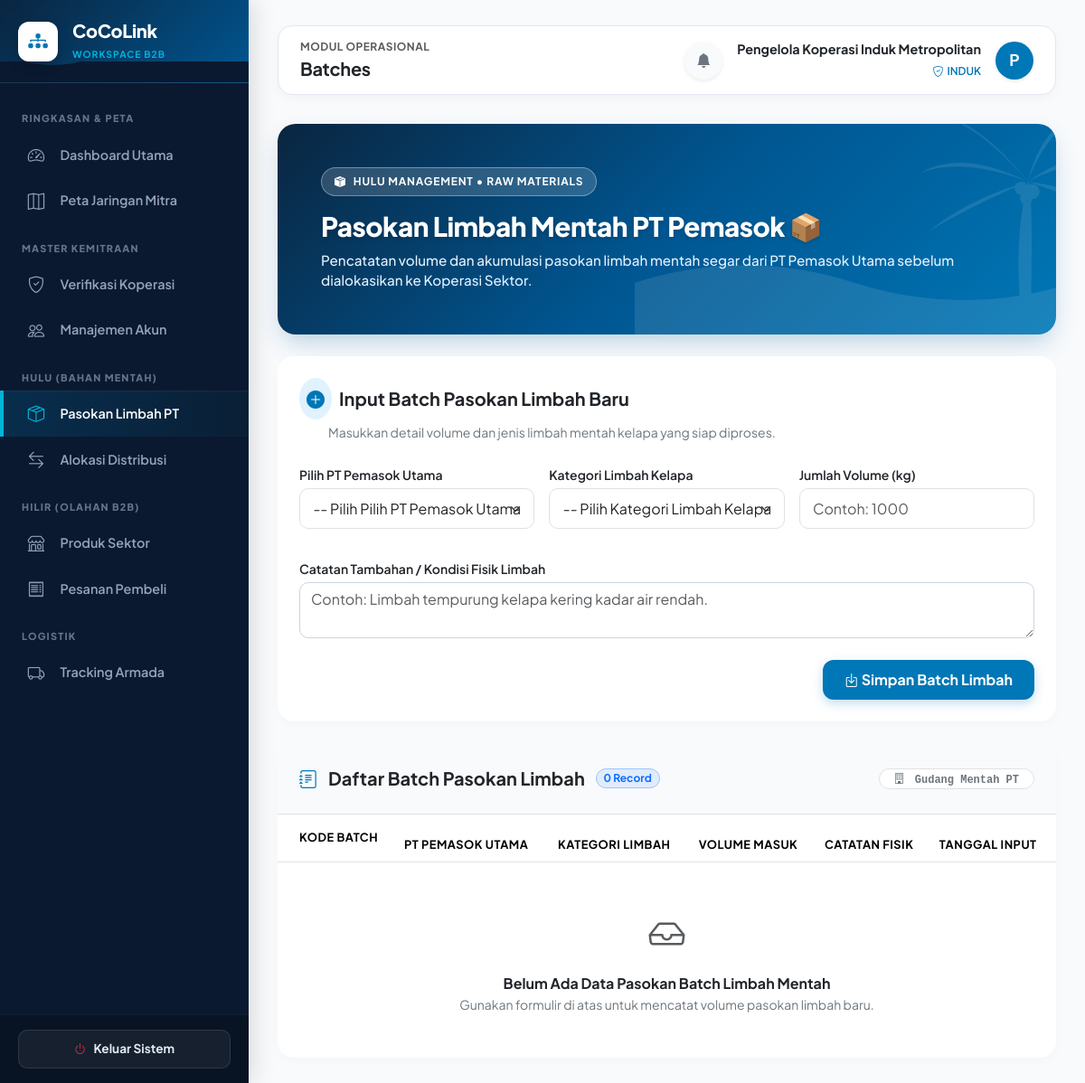
/index.php?page=batches (signed in), run on the app's committed database.
### tables this page shows
CREATE TABLE `users` (
  `id` int(11) NOT NULL,
  `name` varchar(255) NOT NULL,
  `email` varchar(191) NOT NULL,
  `password` varchar(255) NOT NULL,
  `role` enum('super_admin','induk','supplier','coop','buyer','driver') NOT NULL,
  `supplier_id` int(11) DEFAULT NULL,
  `coop_id` int(11) DEFAULT NULL,
  `buyer_id` int(11) DEFAULT NULL,
  `is_active` tinyint(1) DEFAULT 1,
  `created_at` datetime DEFAULT current_timestamp()
);

### app/views/pages.php (called while the page is built, shortened)
<?php
require_once __DIR__ . '/pages/verification.php';
require_once __DIR__ . '/pages/batches.php';
function render_page(string $page, array $u): void {
    render_layout($page, $u, function() use ($page, $u) {
        try {
            match ($page) {
                'dashboard'    => page_dashboard($u),
                'verification' => page_verification($u),
                'accounts'     => page_accounts($u),
                'batches'      => page_batches($u),
                'allocations'  => page_allocations($u),
                'products'     => page_products($u),
                'catalog'      => page_catalog($u),
                'orders'       => page_orders($u),
                'shipments'    => page_shipments($u),
                'maps'         => page_maps($u),
                'reports'      => page_reports(),
                'audit'        => page_audit($u),
                default        => page_dashboard($u)
            };
        } catch (Throwable $e) {
            echo '<div class="alert alert-danger border-0 shadow-sm rounded-4 p-4 my-3">';
            echo '  <div class="d-flex align-items-center gap-2 mb-2">';
            echo '    <i class="bi bi-exclamation-octagon-fill fs-4 text-danger"></i>';
            echo '    <h5 class="fw-bold mb-0 text-dark">Terjadi Kesalahan Database / Sistem</h5>';
            echo '  </div>';
            echo '  <p class="mb-0 text-secondary small" style="font-family: monospace;">' . e($e->getMessage()) . '</p>';
            echo '</div>';
        }
    });
}

### index.php (called while the page is built, shortened)
<?php
require __DIR__ . '/app/bootstrap.php';
require __DIR__ . '/app/actions.php';
require __DIR__ . '/app/views/layout.php';
require __DIR__ . '/app/views/pages.php';
try {
    $u = current_user();
    $page = trim((string)($_GET['page'] ?? 'dashboard'));
    match ($page) {
        'dashboard'    => true,
        'maps'         => true,
        'verification' => must_role(['super_admin', 'induk', 'supplier']),
        'accounts'     => must_role(['super_admin', 'induk', 'supplier']),
        'batches'      => must_role(['super_admin', 'induk', 'supplier']),
        'allocations'  => must_role(['super_admin', 'induk', 'supplier', 'coop']),
        'products'     => must_role(['super_admin', 'induk', 'supplier', 'coop']),
        'catalog'      => must_role(['buyer']),
        'orders'       => must_role(['super_admin', 'induk', 'supplier', 'coop', 'buyer']),
        'shipments'    => must_role(['super_admin', 'induk', 'supplier', 'coop', 'driver', 'buyer']),
        'reports'      => must_role(['super_admin', 'induk', 'supplier']),
        'audit'        => must_role(['super_admin']),
        default        => redirect('dashboard')
    };
    render_page($page, $u);
} catch (Throwable $e) {
    flash($e->getMessage(), 'danger');
    $u = current_user();
    if ($u) {
        render_page('dashboard', $u);
    } else {
        render_public('login');
    }
}

### app/views/pages/batches.php (the view, shortened to what this page needs)
<?php
function page_batches(array $u): void {
    $manager  = is_manager($u);
    $supplier = $u['role'] === 'supplier';
    if ($supplier) {
        check_supplier_active($u);
        $batches = rows("SELECT b.*, r.name AS raw_name, s.legal_name
                        FROM raw_batches b
                        JOIN raw_types r ON r.id=b.raw_type_id
                        JOIN suppliers s ON s.id=b.supplier_id
                        WHERE b.supplier_id=?
                        ORDER BY b.id DESC", [$u['supplier_id']]);
    } else {
        $batches = rows("SELECT b.*, r.name AS raw_name, s.legal_name
                        FROM raw_batches b
                        JOIN raw_types r ON r.id=b.raw_type_id
                        JOIN suppliers s ON s.id=b.supplier_id
                        ORDER BY b.id DESC");
    }
    $suppliers = $manager ? rows("SELECT id, legal_name FROM suppliers WHERE status='verified' ORDER BY legal_name") : [];
?>
<div class="batches-page-container">
    <div class="card border-0 mb-4 ocean-banner-card">
        <div class="banner-silhouette-bg">
        </div>
        <div class="card-body p-4 p-md-5 position-relative" style="z-index: 1;">
            <div class="d-flex justify-content-between align-items-center flex-wrap gap-3">
                <div>
                    <div class="role-badge-crisp mb-3">
                        <i class="bi bi-box-seam-fill"></i> HULU MANAGEMENT &bull; RAW MATERIALS
                    </div>
                    <h2 class="banner-title mb-2">Pasokan Limbah Mentah PT Pemasok 📦</h2>
                    <p class="banner-subtitle mb-0">Pencatatan volume dan akumulasi pasokan limbah mentah segar dari PT Pemasok Utama sebelum dialokasikan ke Koperasi Sektor.</p>
                </div>
            </div>
        </div>
    </div>
    <?php if ($supplier || $manager): ?>
    <div class="card border-0 section-card mb-4">
        <div class="card-body p-4 p-md-4.5">
            <div class="d-flex align-items-center gap-2 mb-1">
                <div class="p-2 rounded-circle" style="background:#E0F2FE; color:#0077B6;">
                    <i class="bi bi-plus-circle-fill fs-5"></i>
                </div>
                <h5 class="fw-bold text-dark mb-0">Input Batch Pasokan Limbah Baru</h5>
            </div>
            <p class="text-secondary small mb-4 ms-4 ps-2">Masukkan detail volume dan jenis limbah mentah kelapa yang siap diproses.</p>
            <form method="post">
                <div class="row g-3">
                    <?php if ($manager && $suppliers): ?>
                        <div class="col-12 col-md-4">
                        </div>
                    <?php endif; ?>
                    <div class="<?= ($manager && $suppliers) ? 'col-12 col-md-4' : 'col-12 col-md-6' ?>">
                    </div>
                    <div class="<?= ($manager && $suppliers) ? 'col-12 col-md-4' : 'col-12 col-md-6' ?>">
                    </div>
                    <div class="col-12">
                        <label class="form-label fw-semibold text-dark small mb-1">Catatan Tambahan / Kondisi Fisik Limbah</label>
                        <textarea class="form-control" name="notes" rows="2" placeholder="Contoh: Limbah tempurung kelapa kering kadar air rendah." style="border-radius:10px; border-color:#CBD5E1;"></textarea>
                    </div>
                    <div class="col-12 text-end mt-4">
                        <button class="btn btn-ocean-primary">
                            <i class="bi bi-box-arrow-in-down me-1.5"></i> Simpan Batch Limbah
                        </button>
                    </div>
                </div>
            </form>
        </div>
    </div>
    <?php endif; ?>
    <div class="card border-0 section-card overflow-hidden">
        <div class="card-body p-0">
            <div class="p-4 border-bottom d-flex justify-content-between align-items-center flex-wrap gap-2" style="background:#F8FAFC;">
                <div class="d-flex align-items-center gap-2">
                    <i class="bi bi-journal-text me-1 fs-5" style="color:#0077B6;"></i>
                    <h5 class="fw-bold mb-0 text-dark">Daftar Batch Pasokan Limbah</h5>
                    <span class="badge rounded-pill bg-primary bg-opacity-10 text-primary border border-primary-subtle px-2.5 py-1 ms-1"><?= count($batches) ?> Record</span>
                </div>
                <span class="badge bg-white text-secondary border px-3 py-1.5 rounded-pill font-monospace small"><i class="bi bi-building me-1"></i> Gudang Mentah PT</span>
            </div>
            <div class="table-responsive">
                <table class="table table-hover align-middle mb-0">
                    <thead style="background:#F1F5F9; font-size:0.8rem; color:#475569; text-transform:uppercase; letter-spacing:0.5px;">
                        <tr>
                            <th class="ps-4 py-3">Kode Batch</th>
                            <th>PT Pemasok Utama</th>
                            <th>Kategori Limbah</th>
                            <th>Volume Masuk</th>
                            <th>Catatan Fisik</th>
                            <th>Tanggal Input</th>
                        </tr>
                    </thead>
                </table>
                <?php if (!$batches): ?>
                    <div class="p-5 text-center">
                        <div class="mb-3 text-muted">
                            <i class="bi bi-inbox fs-1"></i>
                        </div>
                        <h6 class="fw-bold text-dark mb-1">Belum Ada Data Pasokan Batch Limbah Mentah</h6>
                        <p class="text-secondary small mb-0">Gunakan formulir di atas untuk mencatat volume pasokan limbah baru.</p>
                    </div>
                <?php endif; ?>
            </div>
        </div>
    </div>
</div>
<?php } ?>

### app/views/layout.php (shortened to what this page needs)
<?php
function render_layout(string $page, array $u, callable $contentRenderer): void {
    $menuGroups = [
        'Ringkasan & Peta' => [
            'dashboard'    => ['label' => 'Dashboard Utama', 'icon' => 'bi-speedometer2', 'roles' => ['super_admin', 'induk', 'supplier', 'coop', 'buyer', 'driver']],
            'maps'         => ['label' => 'Peta Jaringan Mitra', 'icon' => 'bi-map', 'roles' => ['super_admin', 'induk', 'supplier', 'coop', 'buyer', 'driver']],
        ],
        'Master Kemitraan' => [
            'verification' => ['label' => 'Verifikasi Koperasi', 'icon' => 'bi-shield-check', 'roles' => ['super_admin', 'induk', 'supplier']],
            'accounts'     => ['label' => 'Manajemen Akun', 'icon' => 'bi-people', 'roles' => ['super_admin', 'induk', 'supplier']],
        ],
        'Hulu (Bahan Mentah)' => [
            'batches'      => ['label' => 'Pasokan Limbah PT', 'icon' => 'bi-box-seam', 'roles' => ['super_admin', 'induk', 'supplier']],
            'allocations'  => ['label' => 'Alokasi Distribusi', 'icon' => 'bi-arrow-left-right', 'roles' => ['super_admin', 'induk', 'supplier', 'coop']],
        ],
        'Hilir (Olahan B2B)' => [
            'products'     => ['label' => 'Produk Sektor', 'icon' => 'bi-shop', 'roles' => ['super_admin', 'induk', 'supplier', 'coop']],
            'catalog'      => ['label' => 'Katalog Industri', 'icon' => 'bi-cart-check', 'roles' => ['buyer']],
            'orders'       => ['label' => 'Pesanan Pembeli', 'icon' => 'bi-receipt', 'roles' => ['super_admin', 'induk', 'supplier', 'coop', 'buyer']],
        ],
        'Logistik' => [
            'shipments'    => ['label' => 'Tracking Armada', 'icon' => 'bi-truck', 'roles' => ['super_admin', 'induk', 'supplier', 'coop', 'driver', 'buyer']],
        ],
        'Sistem Utama' => [
            'reports'      => ['label' => 'Laporan Lanjutan', 'icon' => 'bi-file-earmark-bar-graph', 'roles' => ['super_admin']],
            'audit'        => ['label' => 'Audit Log Aktivitas', 'icon' => 'bi-journal-text', 'roles' => ['super_admin']],
        ]
    ];
?>
<!doctype html>
<html lang="id">
<head>
    <link href="https://cdn.jsdelivr.net/npm/bootstrap@5.3.2/dist/css/bootstrap.min.css" rel="stylesheet">
    <link rel="stylesheet" href="https://cdn.jsdelivr.net/npm/bootstrap-icons@1.11.2/font/bootstrap-icons.min.css">
</head>
<body>
<div class="wrapper">
    <aside class="sidebar" id="sidebar">
        <div class="sidebar-brand d-flex align-items-center gap-3">
            <div class="logo-box">
                <div class="logo-fallback" style="display:none;">
                    <i class="bi bi-diagram-3-fill"></i>
                </div>
            </div>
            <div style="position:relative; z-index:2;">
                <h5 class="fw-extrabold text-white mb-0" style="letter-spacing: -0.3px; font-weight:800;">CoCoLink</h5>
                <small style="color: var(--ocean-accent); font-size: 0.65rem; letter-spacing:1px; font-weight:700;">
                    <?= ($u['role'] ?? '') === 'super_admin' ? 'MASTER SYSTEM' : 'WORKSPACE B2B' ?>
                </small>
            </div>
        </div>
        <nav class="sidebar-scroll" id="sidebarNav">
            <?php foreach ($menuGroups as $groupName => $items): ?>
                <?php
                    $hasAccess = false;
                    foreach ($items as $item) {
                        if (in_array(($u['role'] ?? ''), $item['roles'], true)) {
                            $hasAccess = true;
                            break;
                        }
                    }
                ?>
                <?php if ($hasAccess): ?>
                    <div class="sidebar-heading text-uppercase"><?= e($groupName) ?></div>
                    <?php foreach ($items as $key => $item): ?>
                        <?php if (in_array(($u['role'] ?? ''), $item['roles'], true)): ?>
                            <a href="<?= url($key) ?>" class="nav-link-coco <?= $page === $key ? 'active' : '' ?>">
                                <i class="bi <?= $item['icon'] ?> nav-icon"></i>
                                <span><?= e($item['label']) ?></span>
                            </a>
                        <?php endif; ?>
                    <?php endforeach; ?>
                <?php endif; ?>
            <?php endforeach; ?>
        </nav>
        <div class="sidebar-footer">
            <form method="post" action="<?= url('login') ?>">
                <button type="submit" class="btn-logout-coco">
                    <i class="bi bi-power text-danger"></i>
                    <span>Keluar Sistem</span>
                </button>
            </form>
        </div>
    </aside>
    <main class="main-content">
        <header class="top-navbar d-flex justify-content-between align-items-center">
            <div class="d-flex align-items-center gap-3">
                <div class="d-none d-sm-block">
                    <div class="text-muted" style="font-size:0.75rem; font-weight:700; letter-spacing:0.5px;">MODUL OPERASIONAL</div>
                    <strong class="text-dark fs-5 capitalize" style="letter-spacing:-0.3px;"><?= e(ucwords(str_replace('_', ' ', $page))) ?></strong>
                </div>
            </div>
            <div class="d-flex align-items-center gap-2 gap-md-3">
                <div class="dropdown">
                    <button class="btn btn-light position-relative rounded-circle p-2 border-0 shadow-sm" type="button" data-bs-toggle="dropdown" aria-expanded="false" style="width: 42px; height: 42px; background: #F8FAFC;">
                        <i class="bi bi-bell-fill text-secondary fs-6"></i>
                    </button>
                </div>
                <div class="d-none d-md-block text-end">
                    <div class="fw-bold text-dark" style="font-size:0.9rem;"><?= e($u['name'] ?? 'User') ?></div>
                    <span class="fw-semibold" style="font-size:0.75rem; color:var(--ocean-primary);"><i class="bi bi-shield-check me-1"></i><?= e(strtoupper($u['role'] ?? 'GUEST')) ?></span>
                </div>
                <div class="text-white rounded-circle d-flex justify-content-center align-items-center fw-bold shadow-sm" style="width:42px; height:42px; font-size:1.1rem; background: var(--ocean-primary);">
                    <?= strtoupper(substr(($u['name'] ?? 'U'), 0, 1)) ?>
                </div>
            </div>
        </header>
        <?php $contentRenderer(); ?>
    </main>
</div>
</body>
</html>
<?php
}

### data on the page
users: name "Pengelola Koperasi Induk Metropolitan", role "INDUK", name "P"

### other printed values
$groupName "RINGKASAN & PETA"
$item['label'] "Dashboard Utama"
$item['label'] "Peta Jaringan Mitra"
$groupName "MASTER KEMITRAAN"
$item['label'] "Verifikasi Koperasi"
$item['label'] "Manajemen Akun"
$groupName "HULU (BAHAN MENTAH)"
$item['label'] "Pasokan Limbah PT"
$item['label'] "Alokasi Distribusi"
$groupName "HILIR (OLAHAN B2B)"
$item['label'] "Produk Sektor"
$item['label'] "Pesanan Pembeli"
$groupName "LOGISTIK"
$item['label'] "Tracking Armada"
str_replace('_', ' ', $page) "Batches"
